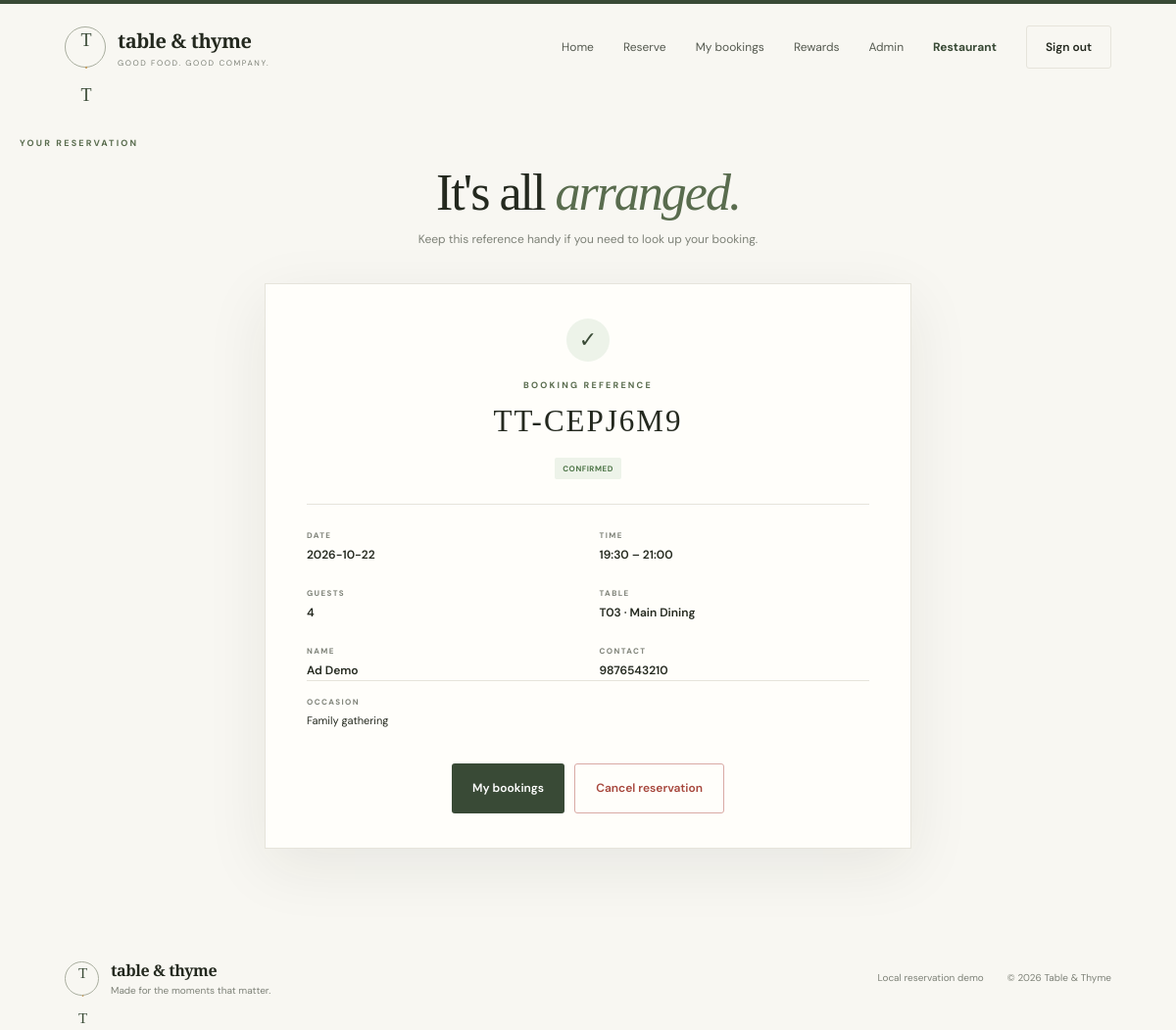
The page /reservation/TT-CEPJ6M9 (signed in) on the database its author committed.
### tables this page shows
CREATE TABLE users (
    id INTEGER PRIMARY KEY AUTOINCREMENT,
    name TEXT NOT NULL,
    email TEXT NOT NULL UNIQUE COLLATE NOCASE,
    phone TEXT NOT NULL,
    password_hash TEXT NOT NULL,
    role TEXT NOT NULL DEFAULT 'customer' CHECK(role IN ('customer','admin')),
    created_at TEXT NOT NULL DEFAULT CURRENT_TIMESTAMP
);

CREATE TABLE reservations (
    id INTEGER PRIMARY KEY AUTOINCREMENT,
    reference TEXT NOT NULL UNIQUE,
    user_id INTEGER NOT NULL,
    table_id INTEGER NOT NULL,
    reservation_date TEXT NOT NULL,
    start_time TEXT NOT NULL,
    end_time TEXT NOT NULL,
    guests INTEGER NOT NULL CHECK(guests > 0),
    occasion TEXT,
    notes TEXT,
    status TEXT NOT NULL DEFAULT 'CONFIRMED'
      CHECK(status IN ('PENDING','CONFIRMED','CANCELLED','COMPLETED','NO_SHOW')),
    created_at TEXT NOT NULL DEFAULT CURRENT_TIMESTAMP,
    FOREIGN KEY(user_id) REFERENCES users(id),
    FOREIGN KEY(table_id) REFERENCES restaurant_tables(id)
);

CREATE TABLE restaurant_tables (
    id INTEGER PRIMARY KEY AUTOINCREMENT,
    table_number TEXT NOT NULL UNIQUE,
    capacity INTEGER NOT NULL CHECK(capacity > 0),
    area TEXT NOT NULL DEFAULT 'Main Dining',
    is_active INTEGER NOT NULL DEFAULT 1 CHECK(is_active IN (0,1))
);

### app.py (the view)
@app.route("/reservation/<reference>")
@login_required
def reservation_detail(reference):
    conn = get_db()
    reservation = conn.execute("""
        SELECT r.*, t.table_number, t.area, u.name, u.email, u.phone
        FROM reservations r JOIN restaurant_tables t ON t.id=r.table_id
        JOIN users u ON u.id=r.user_id WHERE r.reference=?
    """, (reference,)).fetchone()
    conn.close()
    user = current_user()
    if not reservation or (user["role"] != "admin" and reservation["user_id"] != user["id"]):
        flash("Reservation not found.", "error")
        return redirect(url_for("my_reservations"))
    return render_template("reservation_detail.html", reservation=reservation)

### app.py (called while the page is built)
def current_user():
    if not session.get("user_id"):
        return None
    conn = get_db()
    user = conn.execute("SELECT id,name,email,phone,role FROM users WHERE id=?", (session["user_id"],)).fetchone()
    conn.close()
    return user

@app.context_processor
def inject_globals():
    return {"current_user": current_user(), "today": date.today().isoformat()}

def login_required(fn):
    @wraps(fn)
    def wrapper(*args, **kwargs):
        if not session.get("user_id"):
            flash("Please sign in to continue.", "warning")
            return redirect(url_for("login", next=request.path))
        return fn(*args, **kwargs)
    return wrapper

### database.py (called while the page is built)
def get_db():
    conn = sqlite3.connect(DB_PATH, timeout=10)
    conn.row_factory = sqlite3.Row
    conn.execute("PRAGMA foreign_keys = ON")
    conn.execute("PRAGMA busy_timeout = 10000")
    return conn

### templates/reservation_detail.html (shortened to what this page needs)
{% extends "base.html" %}
{% block content %}
<section class="page-hero compact"><div class="eyebrow">YOUR RESERVATION</div><h1>It's all <em>arranged.</em></h1><p>Keep this reference handy if you need to look up your booking.</p></section>
<section class="detail-wrap">
  <div class="confirmation-card">
    <div class="confirm-check">✓</div><div class="eyebrow">BOOKING REFERENCE</div><div class="reference-code">{{ reservation.reference }}</div><span class="status {{ reservation.status|lower }}">{{ reservation.status }}</span>
    <div class="detail-divider"></div>
    <div class="detail-grid">
      <div><span>DATE</span><strong>{{ reservation.reservation_date }}</strong></div>
      <div><span>TIME</span><strong>{{ reservation.start_time }} – {{ reservation.end_time }}</strong></div>
      <div><span>GUESTS</span><strong>{{ reservation.guests }}</strong></div>
      <div><span>TABLE</span><strong>{{ reservation.table_number }} · {{ reservation.area }}</strong></div>
      <div><span>NAME</span><strong>{{ reservation.name }}</strong></div>
      <div><span>CONTACT</span><strong>{{ reservation.phone }}</strong></div>
    </div>
    {% if reservation.occasion %}<div class="detail-note"><span>OCCASION</span>{{ reservation.occasion }}</div>{% endif %}
    <div class="detail-actions"><a class="btn primary" href="{{ url_for('my_reservations') }}">My bookings</a>{% if reservation.status in ['PENDING','CONFIRMED'] %}<form method="post" action="{{ url_for('cancel_reservation', reference=reservation.reference) }}" data-confirm="Cancel this reservation?"><button class="btn danger-outline" type="submit">Cancel reservation</button></form>{% endif %}</div>
  </div>
</section>
{% endblock %}

### templates/base.html (shortened to what this page needs)
<!doctype html>
<html lang="en">
<head>
  <link rel="stylesheet" href="{{ url_for('static', filename='css/style.css') }}">
</head>
<body>
  <header class="nav-wrap">
    <a class="brand" href="{{ url_for('index') }}">
      <span class="brand-mark">T<span>·</span>T</span>
      <span class="brand-copy"><strong>table & thyme</strong><small>GOOD FOOD. GOOD COMPANY.</small></span>
    </a>
    <nav class="nav-links">
      <a href="{{ url_for('index') }}">Home</a>
      {% if current_user %}
        <a href="{{ url_for('book') }}">Reserve</a>
        <a href="{{ url_for('my_reservations') }}">My bookings</a>
        <a href="{{ url_for('loyalty') }}">Rewards</a>
        {% if current_user.role == 'admin' %}
          <a href="{{ url_for('admin_dashboard') }}">Admin</a>
        {% endif %}
        <span class="nav-user">{{ current_user.name.split()[0] }}</span>
        <a class="nav-cta outline" href="{{ url_for('logout') }}">Sign out</a>
      {% else %}
        <a href="{{ url_for('login') }}">Sign in</a>
        <a class="nav-cta" href="{{ url_for('register') }}">Join us</a>
      {% endif %}
    </nav>
  </header>
  <main>
    {% block content %}{% endblock %}
  </main>
  <footer class="footer">
    <div class="footer-brand"><span class="brand-mark">T<span>·</span>T</span><span><strong>table & thyme</strong><small>Made for the moments that matter.</small></span></div>
    <div class="footer-right"><span>Local reservation demo</span><span>© 2026 Table & Thyme</span></div>
  </footer>
</body>
</html>

### static/css/style.css (style rules this page uses)
:root { --ink:#24291f;--muted:#7e8278;--paper:#f8f7f2;--white:#fffefa;--olive:#394a36;--olive2:#596c4e;--line:#e6e4db;--gold:#c49a5a;--red:#a7473c;--shadow:0 18px 60px rgba(36,41,31,.08) }
* { box-sizing:border-box }
html { scroll-behavior:smooth }
body { margin:0;background:var(--paper);color:var(--ink);font-family:"DM Sans",sans-serif;font-size:14px;line-height:1.55 }
a { color:inherit;text-decoration:none }
button,input,select,textarea { font:inherit }
button,a,select { -webkit-tap-highlight-color:transparent }
button { cursor:pointer }
.nav-wrap { height:88px;display:flex;align-items:center;justify-content:space-between;max-width:1320px;padding:0 5.5%;margin:auto }
.brand,.footer-brand { display:flex;align-items:center;gap:12px }
.brand-mark { width:42px;height:42px;display:grid;place-items:center;border:1px solid #a9ae9f;border-radius:50%;font-family:"Playfair Display",serif;font-size:18px;color:var(--olive);letter-spacing:-2px }
.brand-mark span { color:var(--gold);padding:0 1px }
.brand-copy,.footer-brand>span:last-child { display:flex;flex-direction:column }
.brand-copy strong,.footer-brand strong { font-family:"Playfair Display",serif;font-size:20px;font-weight:600;letter-spacing:-.4px }
.brand-copy small { font-size:8px;letter-spacing:1.6px;color:var(--muted);margin-top:1px }
.nav-links { display:flex;align-items:center;gap:30px;color:#555a50;font-size:12px }
.nav-user { font-size:12px;color:var(--olive);font-weight:700 }
.nav-cta { padding:12px 19px;border-radius:3px;background:var(--olive);color:white!important;font-weight:600 }
.nav-cta.outline { background:transparent;border:1px solid var(--line);color:var(--ink)!important }
.eyebrow { font-size:9px;letter-spacing:2.2px;font-weight:700;color:var(--olive2);display:flex;align-items:center;gap:10px }
h1,h2,h3,p { margin-top:0 }
.hero h1,.page-hero h1,.auth-aside h1 { font-family:"Playfair Display",serif;font-size:clamp(45px,5vw,70px);line-height:1.08;letter-spacing:-2px;font-weight:500;margin:24px 0 }
.hero h1 em,.page-hero h1 em,.section-heading h2 em { color:var(--olive2);font-weight:500 }
.btn { display:inline-flex;justify-content:center;align-items:center;gap:25px;border:0;border-radius:3px;padding:15px 21px;font-weight:600;font-size:12px;transition:transform .2s,background .2s;cursor:pointer }
.btn.primary { background:var(--olive);color:white }
.btn.danger-outline { background:transparent;border:1px solid #d9aaa5;color:var(--red) }
.footer { max-width:1320px;margin:auto;padding:32px 5.5%;display:flex;justify-content:space-between;align-items:center;gap:20px }
.footer .brand-mark { width:35px;height:35px;font-size:15px }
.footer-brand strong { font-size:16px }
.footer-brand small { font-size:10px;color:var(--muted) }
.footer-right { display:flex;gap:24px;color:var(--muted);font-size:10px }
.page-hero { text-align:center;padding:65px 20px 46px }
.page-hero.compact { padding:48px 20px 35px }
.page-hero h1 { font-size:52px;margin:15px 0 10px }
.page-hero p { font-size:12px;color:var(--muted);margin:0 }
.status { display:inline-flex;padding:5px 8px;font-size:8px;letter-spacing:.5px;font-weight:700;border-radius:2px;background:#edf3e9;color:#4d7547;white-space:nowrap }
.detail-wrap { max-width:700px;margin:0 auto 80px;padding:0 20px }
.confirmation-card { background:var(--white);border:1px solid var(--line);padding:35px 42px;text-align:center;box-shadow:var(--shadow) }
.confirm-check { margin:0 auto 18px;display:grid;place-items:center;width:44px;height:44px;border-radius:50%;background:#edf3e9;color:var(--olive);font-size:22px }
.confirmation-card>.eyebrow { justify-content:center }
.reference-code { font-family:"Playfair Display",serif;font-size:31px;letter-spacing:2px;margin:5px 0 12px }
.detail-divider { height:1px;background:var(--line);margin:25px 0 }
.detail-grid { display:grid;grid-template-columns:1fr 1fr;gap:23px;text-align:left }
.detail-grid>div { display:flex;flex-direction:column;gap:5px }
.detail-grid span,.detail-note span { font-size:8px;letter-spacing:1.4px;color:var(--muted);font-weight:700 }
.detail-grid strong { font-size:12px;font-weight:600 }
.detail-note { border-top:1px solid var(--line);padding:15px 0;text-align:left;display:flex;flex-direction:column;gap:5px;font-size:11px }
.detail-actions { display:flex;justify-content:center;gap:10px;flex-wrap:wrap;margin-top:20px }
.detail-actions form { margin:0 }

### rows shown on the page
users: name "Restaurant"
reservations: reference "TT-CEPJ6M9", status "CONFIRMED", reservation_date "2026-10-22", start_time "19:30", end_time "21:00", guests "4", occasion "Family gathering"
restaurant_tables: table_number "T03", area "Main Dining"
users: name "Ad Demo", phone "9876543210"
